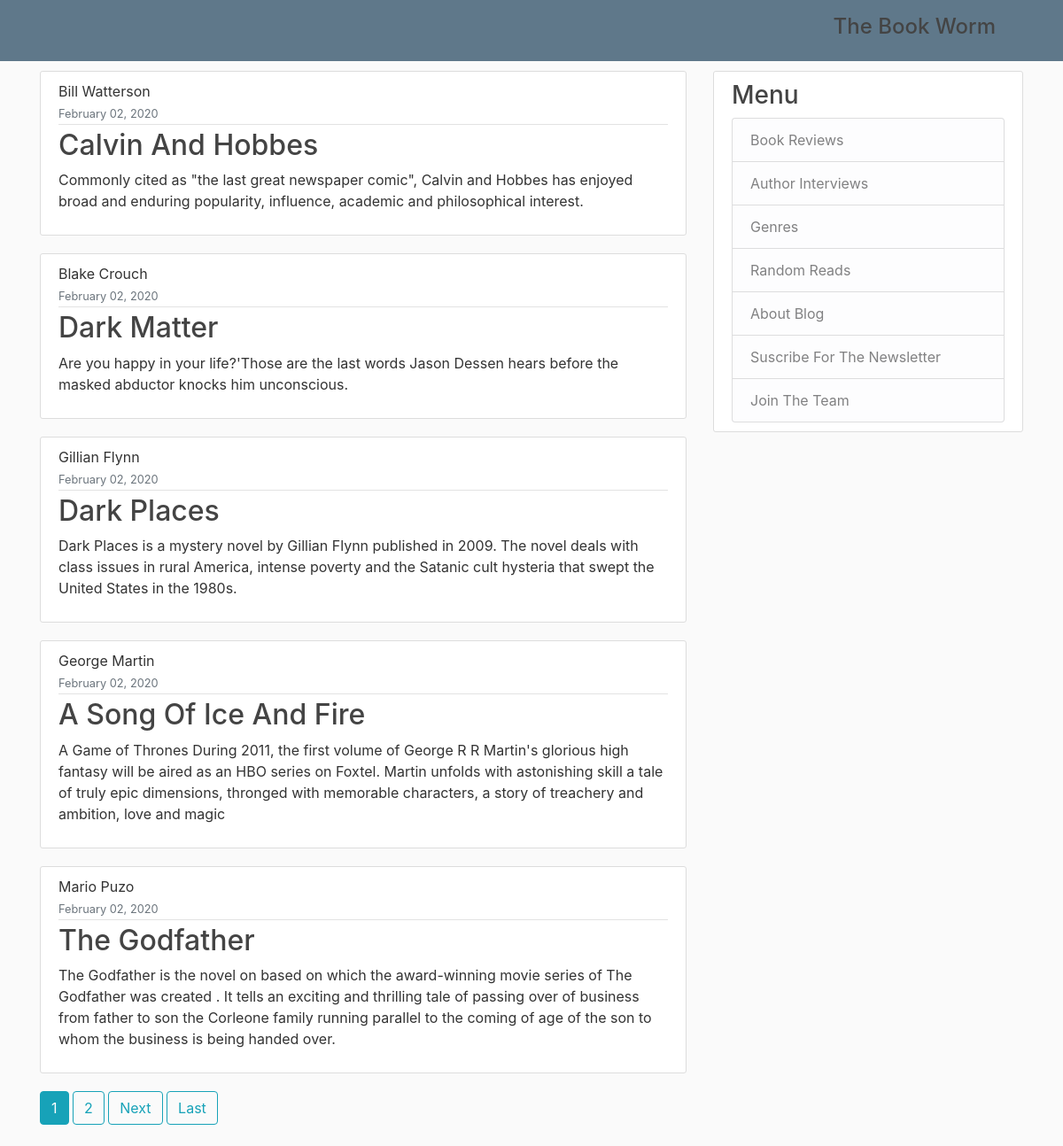
Screenshot of /blog-home/ with the database file from the repository.
### blog/models.py (models this page shows, shortened)
class Post (models.Model):
	title=models.CharField(max_length=150)
	content=models.TextField()
	date_posted=models.DateTimeField(default=timezone.now)
	author=models.CharField(max_length=100)
	genre=models.CharField(max_length=100)

### blog/views.py (the view)
# urls.py: path('blog-home/',PostListView.as_view(),name='blog-home'),
class PostListView(ListView):
	model=Post
	template_name='blog/home.html'
	context_object_name='posts1'
	ordering=['-date_posted']
	paginate_by=5

### blog/templates/blog/home.html (shortened to what this page needs)
{% extends "blog/base.html" %}
{% block content %}
	{% for post in posts1 %}
		<article class="media content-section">
  <div class="media-body">
    <div class="article-metadata">
      <div class="mr-2" href="#">{{ post.author }}</div>
      <small class="text-muted">{{ post.date_posted|date:"F d, Y" }}</small>
    </div>
    <h2><a class="article-title" href="{% url 'post-detail' post.id %}">{{ post.title }}</a></h2>
    <p class="article-content">{{ post.content }}</p>
  </div>
</article>
	{% endfor %}
 {% if is_paginated %}
{% for num in page_obj.paginator.page_range %}
  {% if page_obj.number == num %}
    <a class="btn btn-info mb-4" href="?page={{num}}"> {{num}} </a>
{% elif num > page_obj.number|add:'-3' and num < page_obj.number|add:'3'%}
  <a class="btn btn-outline-info mb-4" href="?page={{num}}"> {{num}} </a>
 {% endif %}
{% endfor %}
{% if page_obj.has_next %}
    <a class="btn btn-outline-info mb-4" href="?page={{page_obj.next_page_number}}"> Next </a>
  <a class="btn btn-outline-info mb-4" href="?page={{page_obj.paginator.num_pages"> Last </a>
{% endif %}
 {% endif %}
{% endblock content %}

### blog/templates/blog/base.html (shortened to what this page needs)
{% load static %}
<!DOCTYPE html>
<html>
<head>
  <link rel="stylesheet" href="https://maxcdn.bootstrapcdn.com/bootstrap/4.0.0/css/bootstrap.min.css">
	<link rel="stylesheet" type="text/css" href="{% static 'blog/main.css'%}">
</head>
<body>
    <header class="site-header">
  <nav class="navbar navbar-expand-md navbar-dark bg-steel fixed-top ">
    <div class="container">
      <div class="collapse navbar-collapse" id="navbarToggle">
        <nav class="navbar navbar-inverse">
    <div class="container-fluid">
        <div class="row">
            <div class="col-md-12">
                <div class="navbar-header">
                    <h4> The Book Worm </h4>
                </div>
            </div>
        </div>
    </div>
</nav>
      </div>
    </div>
  </nav>
</header>
   <main role="main" class="container">
  <div class="row">
    <div class="col-md-8">
      {% block content %}{% endblock %}
    </div>
    <div class="col-md-4">
      <div class="content-section">
        <h3>Menu</h3>
          <ul class="list-group">
            <a class="list-group-item list-group-item-light" href="{% url 'blog-home' %}"> Book Reviews</a>
            <a class="list-group-item list-group-item-light" href="{% url 'author-int' %}">Author Interviews</a>
            <a class="list-group-item list-group-item-light" href="{% url 'genre-list' %}">Genres</a>
            <a class="list-group-item list-group-item-light" href="{% url 'random' %}">Random Reads</a>
            <a class="list-group-item list-group-item-light" href="{% url 'blog-about' %}">About Blog</a>
            <a class="list-group-item list-group-item-light" href="{% url 'suscribe' %}">Suscribe For The Newsletter </a>
            <a class="list-group-item list-group-item-light" href="{% url 'join_team' %}">Join The Team </a>
          </ul>
      </div>
    </div>
  </div>
</main>
</body>
</html>

### blog/static/blog/main.css (style rules this page uses)
body { background: #fafafa; color: #333333; margin-top: 5rem; }
h1, h2, h3, h4, h5, h6 { color: #444444; }
ul { margin: 0; }
.bg-steel { background-color: #5f788a; }
.content-section { background: #ffffff; padding: 10px 20px; border: 1px solid #dddddd; border-radius: 3px; margin-bottom: 20px; }
.article-title { color: #444444; }
.article-content { white-space: pre-line; }
.article-metadata { padding-bottom: 1px; margin-bottom: 4px; border-bottom: 1px solid #e3e3e3 }

### rows the page displays
Post: author "Bill Watterson", date_posted "February 02, 2020", title "Calvin And Hobbes", content "Commonly cited as \"the last great newspaper comic\", Calvin and Hobbes has enjoyed broad and enduring popularity, influence, academic and philosophical interest."
Post: author "Blake Crouch", date_posted "February 02, 2020", title "Dark Matter", content "Are you happy in your life?'Those are the last words Jason Dessen hears before the masked abductor knocks him unconscious."
Post: author "Gillian Flynn", date_posted "February 02, 2020", title "Dark Places", content "Dark Places is a mystery novel by Gillian Flynn published in 2009. The novel deals with class issues in rural America, intense poverty and the Satanic cult hysteria that swept the United States in the 1980s."
Post: author "George Martin", date_posted "February 02, 2020", title "A Song Of Ice And Fire", content "A Game of Thrones During 2011, the first volume of George R R Martin's glorious high fantasy will be aired as an HBO series on Foxtel. Martin unfolds with astonishing skill a tale of truly epic dimensions, thronged with memorable characters, a story of treachery and ambition, love and magic"
Post: author "Mario Puzo", date_posted "February 02, 2020", title "The Godfather", content "The Godfather is the novel on based on which the award-winning movie series of The Godfather was created . It tells an exciting and thrilling tale of passing over of business from father to son the Corleone family running parallel to the coming of age of the son to whom the business is being handed over."

### other values shown
{{ num }} "1"
{{ num }} "2"
